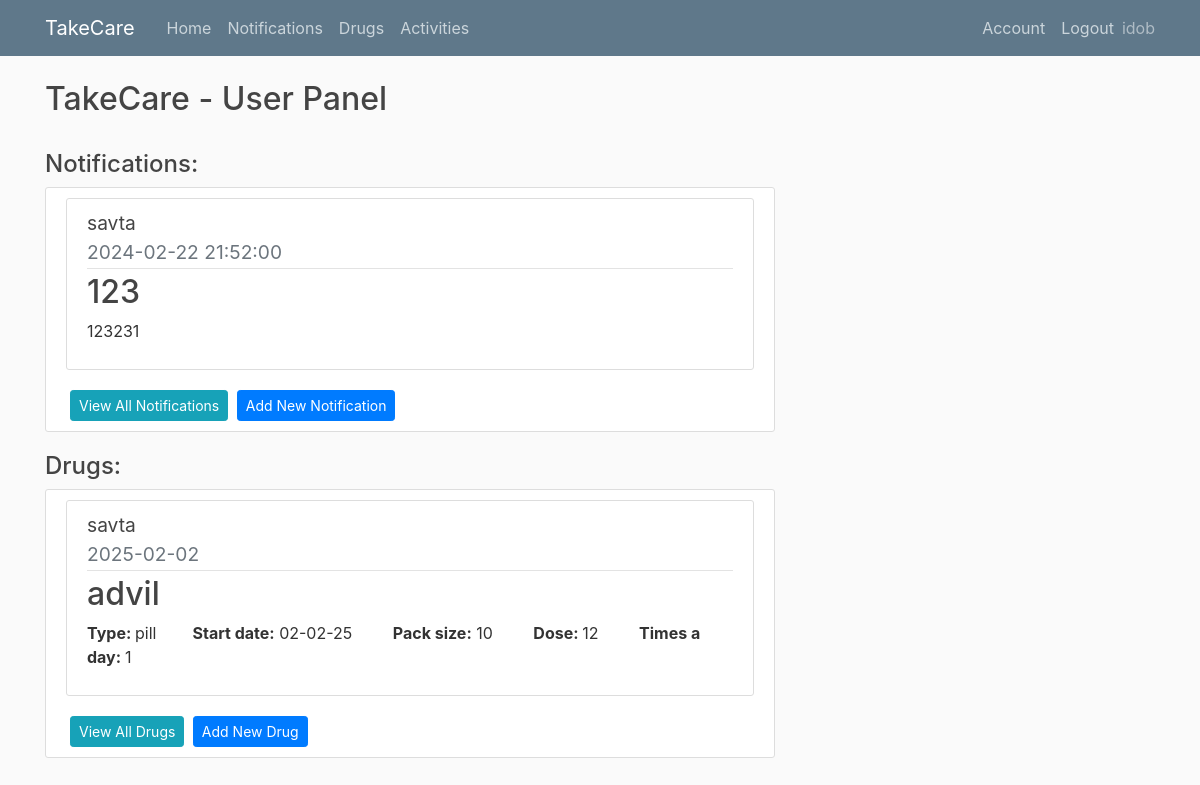
The page /home (signed in) on the database as committed earlier.
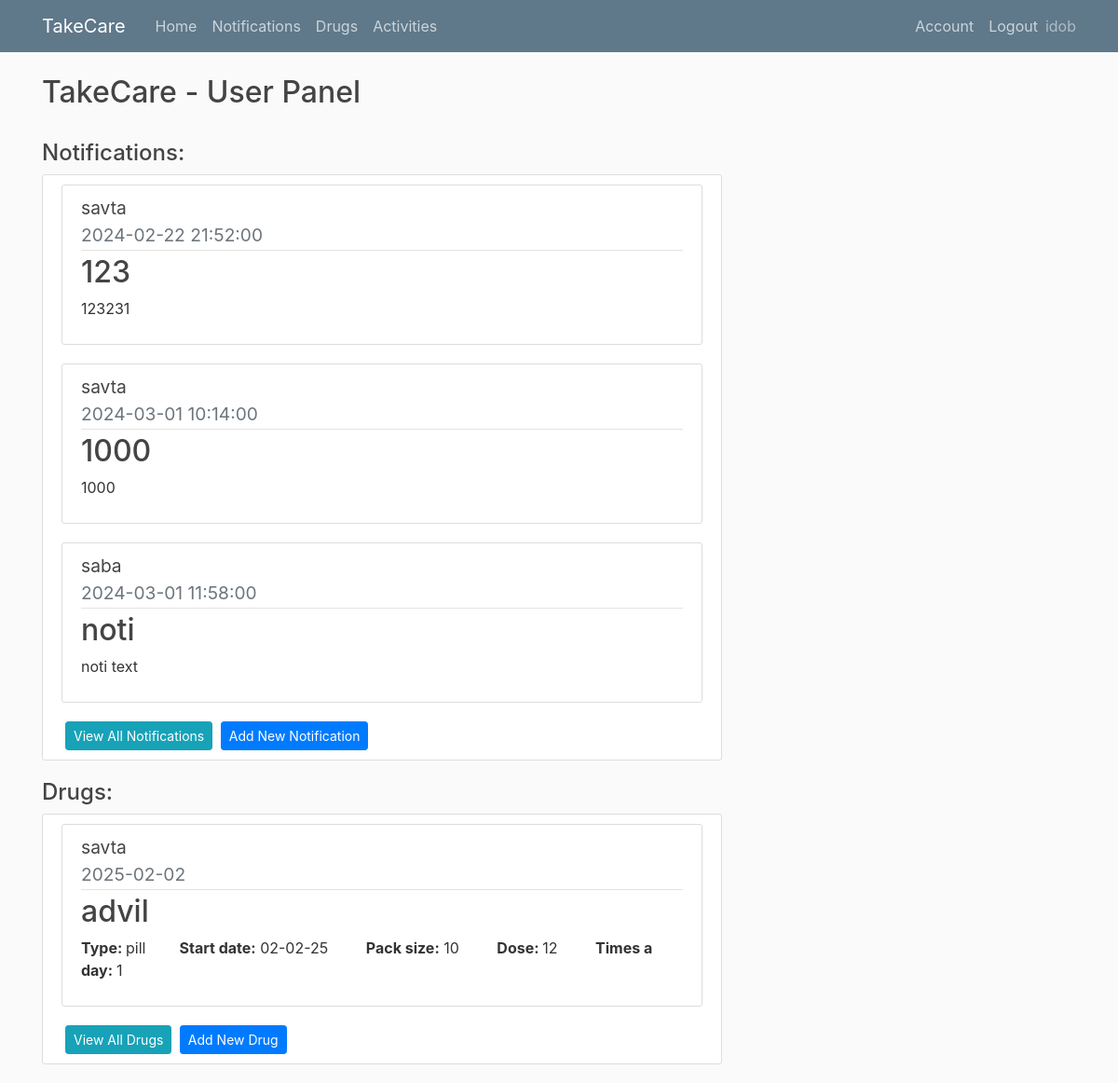
The same page on the database as committed later.
### app/models.py (models this page shows, shortened)
class Elderlyuser(db.Model, UserMixin):
    id = db.Column(db.Integer, primary_key=True)
    username = db.Column(db.String(20), unique=True,nullable=False)
    password= db.Column(db.String(60),nullable=False)
    user_id = db.Column(db.Integer, db.ForeignKey('user.id'), nullable=False)

class Notification(db.Model):
    id = db.Column(db.Integer, primary_key=True)
    title = db.Column(db.String(150),nullable=False)
    content = db.Column(db.Text,nullable=False)
    date = db.Column(db.Date,nullable=False)
    time = db.Column(db.Time,nullable=False)
    took = db.Column(db.Boolean, nullable=False)
    user_id = db.Column(db.Integer, db.ForeignKey('user.id'), nullable=False)
    elderly_user_id = db.Column(db.Integer, db.ForeignKey('elderlyuser.id'), nullable=False)

class Drug(db.Model):
    id = db.Column(db.Integer, primary_key=True)
    name = db.Column(db.String(150),nullable=False)
    type = db.Column(db.Text,nullable=False)
    dose = db.Column(db.Integer,nullable=False)
    timesaday = db.Column(db.Integer,nullable=False)
    taketime= db.Column(db.Time, nullable=False)
    gap = db.Column(db.Integer, nullable=False)
    packsize = db.Column(db.Integer,nullable=False)
    daystotake = db.Column(db.Integer,nullable=False)
    startdate = db.Column(db.Date,nullable=False)
    user_id = db.Column(db.Integer, db.ForeignKey('user.id'), nullable=False)
    elderly_user_id = db.Column(db.Integer, db.ForeignKey('elderlyuser.id'), nullable=False)
    drugschedules = db.relationship("DrugSchedule", cascade="all, delete")
    warnings = db.Column(db.String)

### app/routes.py (the view)
@app.route("/")
@app.route("/home")
@login_required
def home():
    notifications = Notification.query.filter_by(user_id=current_user.id).order_by(Notification.date.asc()).order_by(Notification.time.asc()).limit(3)
    drugs = Drug.query.filter_by(user_id=current_user.id)
    eldelys = Elderlyuser.query.filter_by(user_id=current_user.id)
    eldelys_dict = {i.id: i.username for i in eldelys}
    return render_template("home.html",notifications=notifications ,drugs=drugs,eldelys_dict=eldelys_dict)

### app/models.py (called while the page is built)
@login_manager.user_loader
def load_user(user_id):
    return User.query.get(int(user_id))

### app/templates/home.html
{% extends "layout.html" %}
{% block content %}
  <h2> TakeCare - User Panel </h2>
  <br>
  <h4>Notifications:</h4>
  <div class="content-section">
    {% if notifications.count() == 0  %}
        <h5>No notifications found</h5>
    {% else %}
      {% for notification in notifications %}
      <article class="media content-section">
        <div class="media-body">
               <div class="article-title">
                    <big>{{ eldelys_dict[notification.elderly_user_id] }}</big>
                </div>
          <div class="article-metadata">
            <big class="text-muted">{{ notification.date.strftime('%Y-%m-%d') }}    {{ notification.time }} </big>
          </div>
          <h2>{{ notification.title }}</h2>
          <p class="article-content">{{ notification.content }}</p>
        </div>
      </article>
      {% endfor %}
    {% endif %}
    <a class="btn btn-info btn-sm ml-1" href="{{url_for('notification')}}"> View All Notifications</a>
    <a class="btn btn-primary btn-sm ml-1" href="{{url_for('add_notification')}}"> Add New Notification</a>
  </div>
  <h4>Drugs:</h4>
  <div class="content-section">
    {% if drugs.count() == 0  %}
        <h5>No drugs found</h5>
    {% else %}
      {% for drug in drugs %}
      <article class="media content-section">
        <div class="media-body">
                <div class="article-title">
                    <big>{{ eldelys_dict[drug.elderly_user_id] }}</big>
                </div>
          <div class="article-metadata">
            <big class="text-muted">{{ drug.startdate.strftime('%Y-%m-%d') }} </big>
          </div>
          <h2>{{ drug.name }}</h2>
            <p>
              <strong>Type: </strong> {{ drug.type }}&nbsp; &nbsp; &nbsp; &nbsp;
              <strong>Start date:</strong> {{ drug.startdate.strftime('%d-%m-%y') }} &nbsp; &nbsp; &nbsp; &nbsp;
              <strong>Pack size:</strong> {{ drug.packsize }} &nbsp; &nbsp; &nbsp; &nbsp;
              <strong> Dose: </strong>{{ drug.dose }} &nbsp; &nbsp; &nbsp; &nbsp;
              <strong>Times a day: </strong>{{ drug.timesaday }} &nbsp;
            </p>
        </div>
      </article>
      {% endfor %}
    {% endif %}
    <a class="btn btn-info btn-sm ml-1" href="{{url_for('drugs')}}"> View All Drugs</a>
    <a class="btn btn-primary btn-sm ml-1" href="{{url_for('add_drug')}}"> Add New Drug</a>
  </div>
{% endblock content %}

Rows that differ between the two databases and show on the page:
added Notification: {{ eldelys_dict[notification.elderly_user_id] }} "savta", date "2024-03-01", time "10:14:00", title "1000", content "1000"
added Notification: date "2024-03-01", time "11:58:00", title "noti", content "noti text"
now on this page (row unchanged): Elderlyuser: username "saba"
